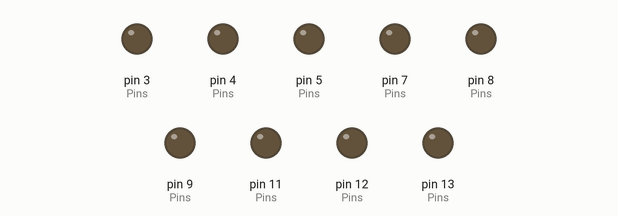
Bench run of a sketch on a simulated Arduino Uno, built with avr-gcc and run on an emulated ATmega328P. Shown: output pins drawn as LEDs (lit = HIGH).

Above: at 0.12 s.
At 2.37 s:
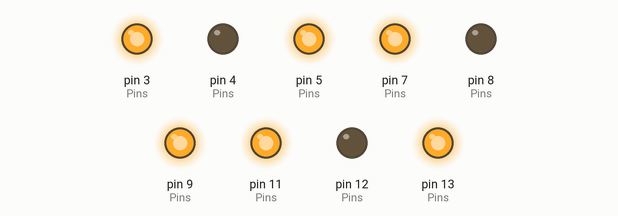
Timing chart, 0 to 3.0 s (numbered marks = the images above):
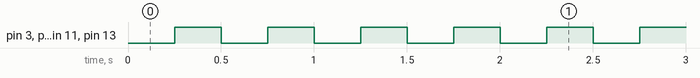

The sketch:

laboratorio_21.ino
```cpp
const int Pins[3][3] = {
  // Pins del Led 1
  {13, 12, 11},  // Rojo, Azul, Verde
  // Pins del Led 2
  {9, 8, 7},    // Rojo, Azul, Verde
  // Pins del Led 3
  {5, 4, 3}     // Rojo, Azul, Verde
};

// Pin del interruptor
const int switchPin = 1;  // Pin al que está conectado el terminal 1 del interruptor
bool lastSwitchState = HIGH; // El pin debería leer HIGH cuando el interruptor está en "Izquierda"
unsigned long previousMillis = 0;
const long sequenceInterval = 1000; // Intervalo de 2 segundos para cambiar secuencias
const long blinkInterval = 250; // Intervalo de parpadeo de 500 ms
int sequenceStep = 0;
bool ledBlinking = false; // Controla el parpadeo de los LEDs

void setup() {
  // Configurar todos los pines como salidas
  for (int i = 0; i < 3; i++) {
    for (int j = 0; j < 3; j++) {
      pinMode(Pins[i][j], OUTPUT);
    }
  }

  // Configurar el pin del interruptor como entrada con resistencia pull-up interna
  pinMode(switchPin, INPUT_PULLUP);

  // Inicializar la comunicación serial
  Serial.begin(9600);

  // Inicializar los LEDs apagados
  initializeLEDs();
}

void loop() {
  // Leer el estado actual del interruptor
  bool currentSwitchState = digitalRead(switchPin);

  // Si el interruptor está activado (conectado a GND)
  if (currentSwitchState == LOW) {
    // Si el estado del interruptor ha cambiado de HIGH a LOW
    if (lastSwitchState == HIGH) {
      // Resetear el temporizador
      previousMillis = millis();
      sequenceStep = 0;
      ledBlinking = false;
    }

    // Ejecutar la secuencia de LEDs basada en el paso actual
    unsigned long currentMillis = millis();
    if (currentMillis - previousMillis >= sequenceInterval) {
      previousMillis = currentMillis; // Resetear el temporizador
      sequenceStep++;

      switch (sequenceStep) {
        case 1:
          // Secuencia 1: LED 1 verde, LEDs 2 y 3 rojos
          setColor(Pins[0], LOW, LOW, HIGH); // LED 1: verde
          setColor(Pins[1], HIGH, LOW, LOW); // LED 2: rojo
          setColor(Pins[2], HIGH, LOW, LOW); // LED 3: rojo
          break;
        case 2:
          // Secuencia 2: LED 1 y 3 rojos, LED 2 verde
          setColor(Pins[0], HIGH, LOW, LOW); // LED 1: rojo
          setColor(Pins[1], LOW, LOW, HIGH); // LED 2: verde
          setColor(Pins[2], HIGH, LOW, LOW); // LED 3: rojo
          break;
        case 3:
          // Secuencia 3: LED 1 y 2 rojos, LED 3 verde
          setColor(Pins[0], HIGH, LOW, LOW); // LED 1: rojo
          setColor(Pins[1], HIGH, LOW, LOW); // LED 2: rojo
          setColor(Pins[2], LOW, LOW, HIGH); // LED 3: verde
          break;
        default:
          // Reiniciar la secuencia
          sequenceStep = 0;
          break;
      }
    }
  } else {
    // Si el interruptor está desactivado, hacer parpadear los LEDs en amarillo
    if (!ledBlinking) {
      previousMillis = millis(); // Reiniciar el temporizador de parpadeo
      ledBlinking = true;
    }

    // Parpadeo de LEDs amarillos
    unsigned long currentMillis = millis();
    if (currentMillis - previousMillis >= blinkInterval) { // Intervalo de parpadeo de 500 ms
      previousMillis = currentMillis;
      // Alternar entre encender y apagar los LEDs
      static bool ledState = false;
      ledState = !ledState;

      if (ledState) {
        setColor(Pins[0], HIGH, LOW, HIGH); // LED 1: amarillo
        setColor(Pins[1], HIGH, LOW, HIGH); // LED 2: amarillo
        setColor(Pins[2], HIGH, LOW, HIGH); // LED 3: amarillo
      } else {
        setColor(Pins[0], LOW, LOW, LOW); // Apagar LED 1
        setColor(Pins[1], LOW, LOW, LOW); // Apagar LED 2
        setColor(Pins[2], LOW, LOW, LOW); // Apagar LED 3
      }
    }
  }

  // Actualizar el estado del interruptor
  lastSwitchState = currentSwitchState;
}

// Función para encender el LED en un color específico
void setColor(const int* ledPins, bool red, bool blue, bool green) {
  digitalWrite(ledPins[0], red ? HIGH : LOW);    // Rojo pin
  digitalWrite(ledPins[1], blue ? HIGH : LOW);   // Azul pin
  digitalWrite(ledPins[2], green ? HIGH : LOW);  // Verde pin
}

// Función para inicializar los LEDs apagados
void initializeLEDs() {
  // Apagar todos los LEDs
  setColor(Pins[0], LOW, LOW, LOW); // LED 1: apagado
  setColor(Pins[1], LOW, LOW, LOW); // LED 2: apagado
  setColor(Pins[2], LOW, LOW, LOW); // LED 3: apagado
}
```

Measured:
- by itself, pin 3 (Pins), pin 5 (Pins), pin 7 (Pins), pin 9 (Pins), pin 11 (Pins), pin 13 (Pins): alternates HIGH for 0.25 s and LOW for 0.25 s
